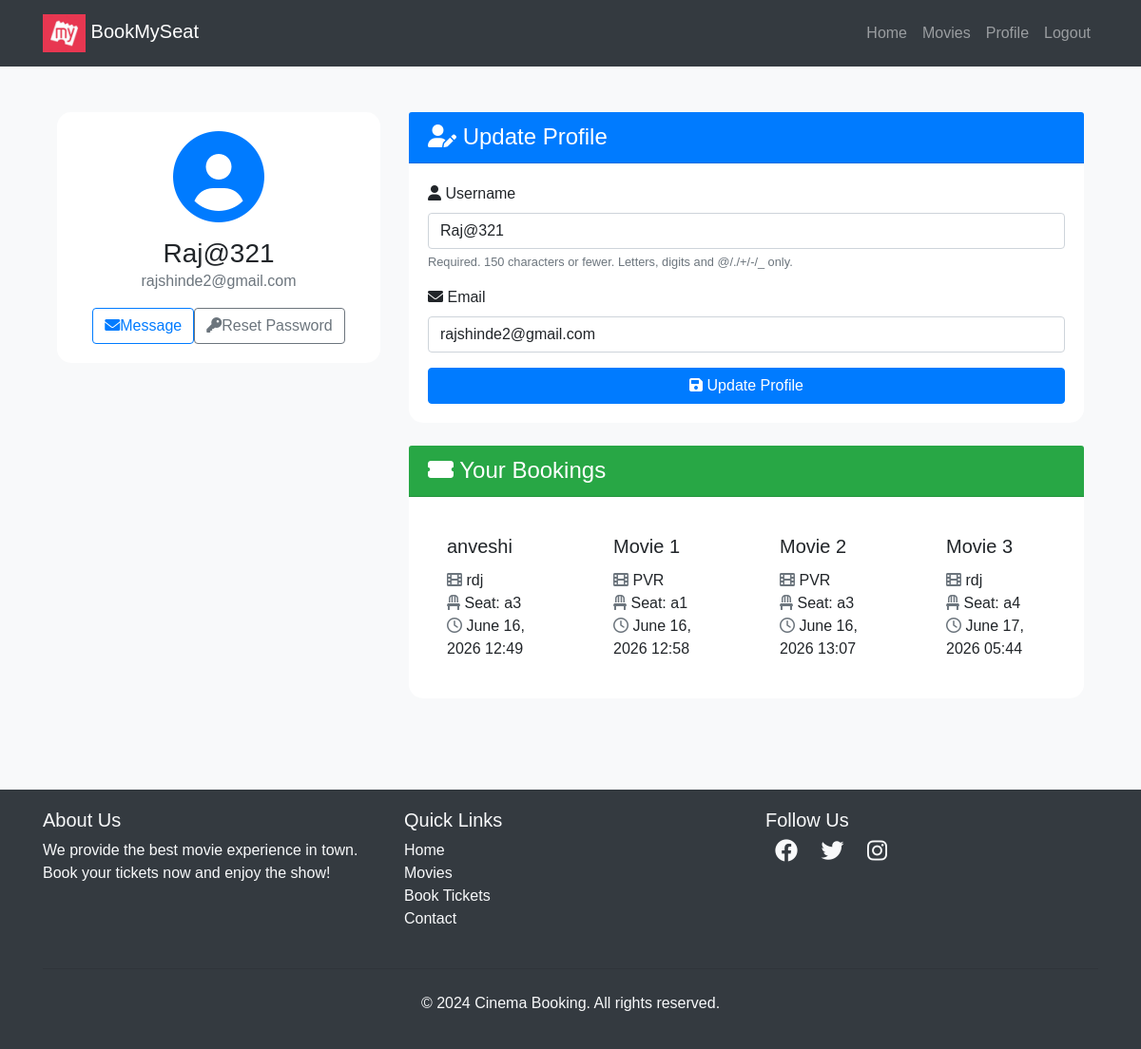
Screenshot of /users/profile/ (signed in) with the database file from the repository.
### movies/models.py (models this page shows, shortened)
class Booking(models.Model):
    user=models.ForeignKey(User,on_delete=models.CASCADE,related_name='user_bookings')
    seat=models.OneToOneField(Seat,on_delete=models.CASCADE)
    movie=models.ForeignKey(Movie,on_delete=models.CASCADE,related_name='movie_bookings')
    theater=models.ForeignKey(Theater,on_delete=models.CASCADE)
    booked_at=models.DateTimeField(auto_now_add=True)

class Movie(models.Model):
    name=models.CharField(max_length=255)
    image=models.ImageField(upload_to="movies/")
    rating= models.DecimalField(max_digits=3,decimal_places=1)
    genre = models.CharField(max_length=100, db_index=True)
    language = models.CharField(max_length=100,db_index=True)
    cast=models.TextField()
    description=models.TextField(blank=True,null=True)#optional
    class Meta:
        indexes = [
            models.Index(fields=['genre']),
            models.Index(fields=['language']),
            models.Index(fields=['rating']),
        ]

class Theater(models.Model):
    name=models.CharField(max_length=255)
    movie=models.ForeignKey(Movie,on_delete=models.CASCADE,related_name='theaters')
    time=models.DateTimeField()

class Seat(models.Model):
    theater=models.ForeignKey(Theater,on_delete=models.CASCADE,related_name='seats')
    seat_number=models.CharField(max_length=10)
    is_booked=models.BooleanField(default=False)

### user_app/views.py (the view)
# urls.py: path('profile/',views.profile,name='profile'),
@login_required
def profile(request):
    bookings=Booking.objects.filter(user=request.user)
    if request.method=='POST':
        form=UserUpdateForm(request.POST,instance=request.POST)
        if form.is_valid():
            form.save()
            return redirect('profile')
    else:
        form=UserUpdateForm(instance=request.user)
    return render(request,'users/profile.html',{'u_form':form,'bookings':bookings})

### user_app/forms.py
class UserUpdateForm(forms.ModelForm):
    email=forms.EmailField()
    class Meta:
        model=User
        fields=['username','email']

### bookmyseat/templates/users/profile.html (shortened to what this page needs)
{% extends "users/basic.html" %}
{% block content %}
<div class="container py-5">
  <div class="row">
    <div class="col-lg-4 mb-4">
      <div class="card shadow">
        <div class="card-body text-center">
          <div class="mb-3">
            <i class="fas fa-user-circle fa-6x text-primary"></i>
          </div>
          <h3 class="card-title mb-0">{{ user.username }}</h3>
          <p class="text-muted mb-3">{{ user.email }}</p>
          <div class="d-flex justify-content-center">
            <a href="#" class="btn btn-outline-primary me-2"><i class="fas fa-envelope me-2"></i>Message</a>
            <a href="{% url 'password_reset' %}" class="btn btn-outline-secondary"><i class="fas fa-key me-2"></i>Reset Password</a>
          </div>
        </div>
      </div>
    </div>
    <div class="col-lg-8">
      <div class="card shadow mb-4">
        <div class="card-header bg-primary text-white">
          <h4 class="mb-0"><i class="fas fa-user-edit me-2"></i> Update Profile</h4>
        </div>
        <div class="card-body">
          <form method="POST">
            {% for field in u_form %}
              <div class="mb-3">
                <label for="{{ field.id_for_label }}" class="form-label">
                  <i class="fas fa-{% if field.name == 'username' %}user{% elif field.name == 'email' %}envelope{% else %}info-circle{% endif %} me-2"></i>
                  {{ field.label }}
                </label>
                {{ field }}
                {% if field.help_text %}
                  <small class="form-text text-muted">{{ field.help_text }}</small>
                {% endif %}
              </div>
            {% endfor %}
            <button class="btn btn-primary w-100" type="submit"><i class="fas fa-save me-2"></i> Update Profile</button>
          </form>
        </div>
      </div>
      <div class="card shadow">
        <div class="card-header bg-success text-white">
          <h4 class="mb-0"><i class="fas fa-ticket-alt me-2"> </i> Your Bookings</h4>
        </div>
        <div class="card-body">
          {% if bookings %}
            <div class="row row-cols-1 row-cols-md-2 g-4">
              {% for booking in bookings %}
                <div class="col">
                  <div class="card h-100 border-0 shadow-sm">
                    <div class="card-body">
                      <h5 class="card-title">{{ booking.movie.name }}</h5>
                      <p class="card-text">
                        <i class="fas fa-film me-2 text-muted"> </i>  {{ booking.theater.name }}<br>
                        <i class="fas fa-chair me-2 text-muted"> </i>  Seat: {{ booking.seat.seat_number }}<br>
                        <i class="far fa-clock me-2 text-muted"> </i>  {{ booking.booked_at|date:"F d, Y H:i" }}
                      </p>
                    </div>
                  </div>
                </div>
              {% endfor %}
            </div>
          {% else %}
            <div class="text-center py-5">
              <i class="fas fa-ticket-alt fa-4x text-muted mb-3"></i>
              <p class="lead mb-0">No bookings yet. Time to plan your next movie night!</p>
            </div>
          {% endif %}
        </div>
      </div>
    </div>
  </div>
</div>
<link rel="stylesheet" href="https://cdnjs.cloudflare.com/ajax/libs/font-awesome/6.0.0-beta3/css/all.min.css">
{% endblock %}

### bookmyseat/templates/users/basic.html (style rules this page uses)
body { font-family: Arial, sans-serif; }

### bookmyseat/templates/users/profile.html (style rules this page uses)
body { background-color: #f8f9fa; }
.card { border-radius: 15px; border: none; transition: transform 0.3s ease-in-out; }
.card-header { border-top-left-radius: 15px; border-top-right-radius: 15px; }
form input, form select, form textarea { display: block; width: 100%; padding: 0.375rem 0.75rem; font-size: 1rem; font-weight: 400; line-height: 1.5; color: #212529; background-color: #fff; background-clip: padding-box; border: 1px solid #ced4da; border-radius: 0.25rem; transition: border-color 0.15s ease-in-out, box-shadow 0.15s ease-in-out; }

### rows the page displays
Booking: movie.name "anveshi", theater.name "rdj", seat.seat_number "a3", booked_at "June 16, 2026 12:49"
Booking: movie.name "Movie 1", theater.name "PVR", seat.seat_number "a1", booked_at "June 16, 2026 12:58"
Booking: movie.name "Movie 2", theater.name "PVR", seat.seat_number "a3", booked_at "June 16, 2026 13:07"
Booking: movie.name "Movie 3", theater.name "rdj", seat.seat_number "a4", booked_at "June 17, 2026 05:44"

### other values shown
{{ user.username }} "Raj@321"
{{ user.email }} "rajshinde2@gmail.com"
{{ field.label }} "Username" "Email"
{{ field.help_text }} "Required. 150 characters or fewer. Letters, digits and @/./+/-/_ only."
